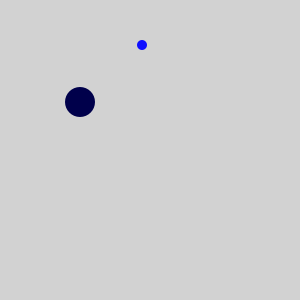
Frame 1 (no input)
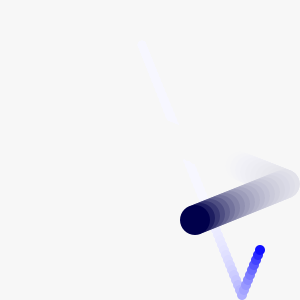
Frame 60 (the mouse pressed at the canvas centre just before this capture)
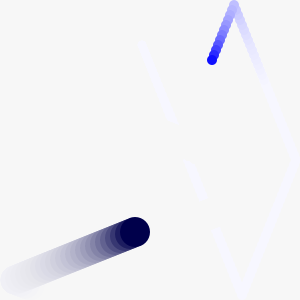
Frame 120 (the mouse held since frame 60 and released just before this capture)

The Processing sketch that drew these frames (run headless with seeded random() and noise(); from frame 60 on, the mouse is pressed at the canvas centre):

// Processing sketch: processing_59670
// ── processing_59670.pde

  Circle c1=new Circle(140,40,255,5,2,5);
  Circle c2=new Circle(75,100,75,15,5,2);
  
void setup()
{
  size(300, 300);
  smooth();
  ellipseMode(CENTER);
  noStroke();
}

void draw()
{
  c1.action();
  c2.action();
}
  
class Circle {
int x,y,z,speed1,speed2;
int radiusss;

Circle(int x1,int y1,int z1, int r,int s1,int s2)
{
  x=x1;
  y=y1;
  z=z1;
  speed1=s1;
  speed2=s2;
  radiusss=r;
}
void action()
{
  fill(255,15);
  rect(0,0,width,height);
  x=x+speed1;
  y=y+speed2;
  if(y>=height-radiusss || y<=radiusss)
  {
    speed2=speed2*-1;
  }
  if (x>=width-radiusss || x<=radiusss)
  {
    speed1=speed1*-1;
  }
  fill(0,0,z);
  ellipse(x,y, radiusss*2, radiusss*2);
}

}
